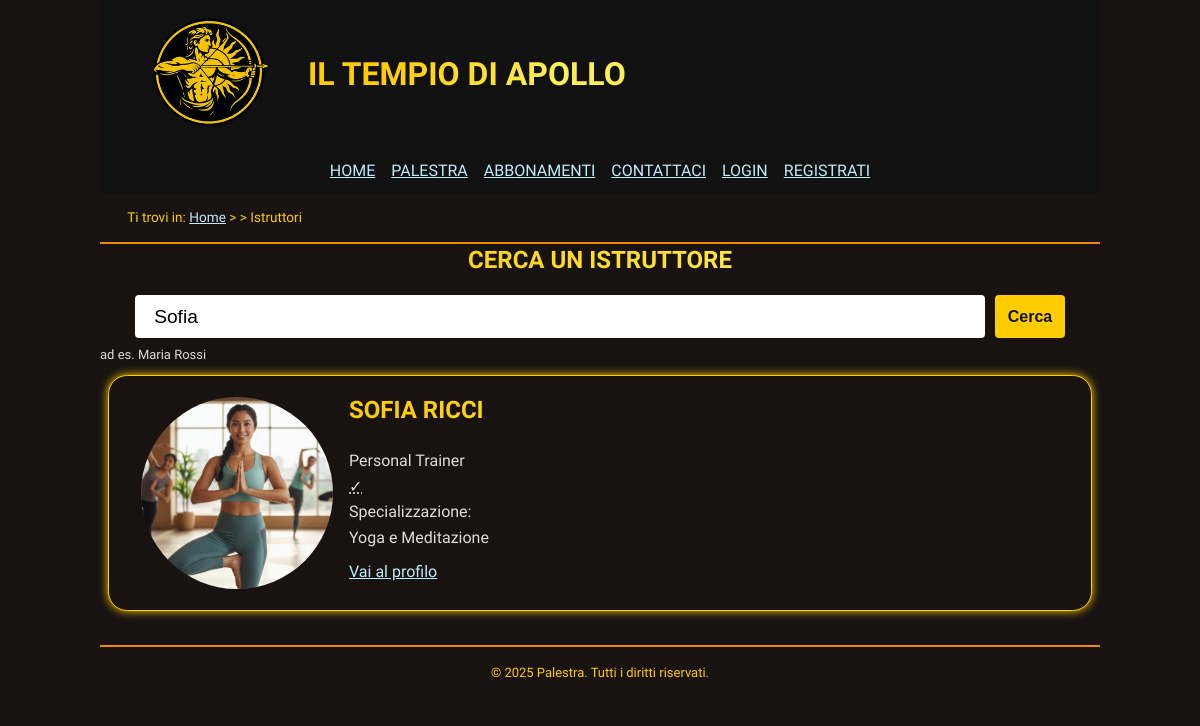
The app's page /html/cerca-istruttore.php?nome=Sofia with its own data.
### tables this page shows
CREATE TABLE Utente (
    id_utente SERIAL PRIMARY KEY,
    nome VARCHAR(100) NOT NULL,
    cognome VARCHAR(100) NOT NULL,
    email VARCHAR(100) UNIQUE NOT NULL,
    password_hash CHAR(60) NOT NULL 
);

CREATE TABLE Istruttore (
    id_utente BIGINT UNSIGNED PRIMARY KEY REFERENCES Utente(id_utente) ON DELETE CASCADE,
    specializzazione VARCHAR(100),
    qualifica VARCHAR(100),
    telefono VARCHAR(20),
    presentazione VARCHAR(255)
);

CREATE TABLE Personal_Trainer (
    id_istruttore BIGINT UNSIGNED PRIMARY KEY REFERENCES Istruttore(id_utente) ON DELETE CASCADE
);

### html/cerca-istruttore.php (the view, shortened to what this page needs)
<?php
include "../internal/db_connection.php";
include "../internal/header.php";
$internal = __DIR__ . "/../internal/cerca-istruttore/";
$top = file_get_contents($internal . "top.html");
$templateResult = file_get_contents($internal . "stack.html");
$bottom = file_get_contents($internal . "bottom.html");
$nome = '';
if (isset($_GET['nome'])) {
    $nome = $_GET['nome'];
    $nome = trim($nome);
}
$top = str_replace("[Valore Ricerca]", htmlspecialchars($nome), $top);
echo renderFromHtml($top);
$query = "SELECT *
    FROM Utente
    JOIN Istruttore ON Utente.id_utente = Istruttore.id_utente
    LEFT JOIN Personal_Trainer ON Utente.id_utente = Personal_Trainer.id_istruttore
    WHERE nome LIKE ?";
$stmt = $conn->prepare($query);
$param = "%" . $nome . "%";
$stmt->bind_param("s", $param);
$stmt->execute();
$result = $stmt->get_result();
while ($row = $result->fetch_array(MYSQLI_ASSOC)) {
    $output = $templateResult;
    $imageFile = $row['id_utente'];
    $isPt = $row['id_istruttore'] == null
        ? '<abbr title="no" aria-hidden="true">&cross;</abbr><span class="hidden">no</span>'
        : '<abbr title="si" aria-hidden="true">&check;</abbr><span class="hidden">si</span>';
    $output = str_replace("[Nome Istruttore]", $row['nome'] . ' ' . $row['cognome'], $output);
    $output = str_replace("[È PT]", $isPt, $output);
    $output = str_replace("[Specializzazione Istruttore]", $row['specializzazione'], $output);
    $output = str_replace("[Immagine Profilo]", $imageFile, $output);
    $output = str_replace("[ID Istruttore]", $row['id_utente'], $output);
    echo $output;
}
echo $bottom;

### html/css/style.css (style rules this page uses)
* { padding: 0; margin: 0; }
:root { --mainColorLight: #fe5; --mainColor: #fc0; --mainColorDark: #e80; --textColor: #ddd; --urlColor: #c0ebfb; --visitedUrlColor: #965cfd; --mainBackgroundColorDark: #111; --mainBackgroundColor: #181211; --mainBackgroundColorLight: #332; --headerGradient: linear-gradient(to right, var(--mainColor) 25%, var(--mainColorLight) 75%); }
html, body { font-size: 100%; font-family: "Lexend", "Roboto", sans-serif; line-height: 1.6em; }
body { color: var(--textColor); background-color: var(--mainBackgroundColor); max-width: 1000px; margin: auto; }
a:link { text-decoration: underline; color: var(--urlColor); }
a:link:has(.logo) { text-decoration: none; width: fit-content; display: inline; }
h1, h2, h3, h4, h5, h6 { font-weight: bold; background: var(--headerGradient); background-clip: text; color: transparent; -webkit-background-clip: text; -webkit-text-fill-color: transparent; text-shadow: none; }
h1, h2, h3 { text-align: center; text-transform: uppercase; padding: 0.2em 0.5em; }
strong { font-weight: normal; }
header { background-color: var(--mainBackgroundColorDark); }
footer { margin-top: 2em; padding: 1em; font-size: small; color: var(--mainColor); border-top: 2px solid var(--mainColorDark); text-align: center; }
header.intestazione { display: flex; flex-wrap: wrap; align-items: center; top: 0; position: sticky; z-index: 999; padding: 0.5em 2em; text-transform: uppercase; }
.intestazione .logo { width: 156px; box-sizing: border-box; display: inline; vertical-align: middle; padding: .2em .5em; }
.intestazione h1 { display: inline; width: fit-content; flex: 1 1 auto; }
#menu { display: flex; justify-content: space-around; margin: 0 auto; }
#menu ul { display: flex; flex-wrap: wrap; list-style: none; }
#menu li { margin: .2em .5em; }
#breadcrumb { color: var(--mainColor); padding: 0.8em 2em; font-size: 0.85em; border-bottom: 2px solid var(--mainColorDark); }
#breadcrumb>ol::before { content: "Ti trovi in: "; margin-right: .25em; }
#breadcrumb>ol { list-style: none; align-items: baseline; display: flex; }
#breadcrumb>ol>li+li::before { content: "> >"/ ""; margin-right: .25em; }
#breadcrumb>ol>li::after { content: ""; margin-right: .25em; }
.light-topic { border: 1px solid var(--mainColor); box-shadow: 0 0 10px var(--mainColor); background-color: var(--mainBackgroundColor); border-radius: 1.2em; margin: 0.5em; padding: 0.3em 1em; }
:root { --reviewImageSize: 10em; }
:root { --apollo-gradient: linear-gradient(135deg, #ffcc00 0%, #ff6a00 100%); --fire-gradient: linear-gradient(135deg, #ff4e50 0%, #f9d423 100%); --gold: #ffcc00; --orange: #ff6a00; --glow-gold: 0 0 20px rgba(255, 204, 0, 0.3); --shadow-card: 0 10px 30px rgba(0, 0, 0, 0.8); --radius: 12px; }
h2 { margin-top: 0.5em; margin-bottom: 0.5em; }
form { display: flex; flex-direction: column; gap: 1rem; }
input, textarea { padding: 0.6rem; font-size: 1rem; border-radius: 4px; border: none; }
.btn-invia { margin-top: 1rem; padding: 0.8rem; font-size: 1rem; font-weight: bold; background-color: var(--mainColor); color: var(--mainBackgroundColorDark); border: none; border-radius: 4px; cursor: pointer; align-self: flex-start; }
.dati-pt dt:not(:first-child)::after, .dati-risultato-short dt:not(:first-child)::after { content: ":"; }
.dati-risultato-short { padding: 0.5em; }
.img-pt-small { float: left; width: 15%; min-width: 192px; margin: 1em; border-radius: 50%; }
.dati-risultato-short dt, .presentazione-pt h2 { text-align: left; }
.barra-ricerca { padding: 0.2em 1em; margin-right: 1%; width: 85%; font-size: 1.2em; box-sizing: border-box; overflow: hidden; }
#form-ricerca-istruttore { gap: 0; }
#form-ricerca-istruttore div { margin: 1em 0 0.2em; justify-content: center; display: flex; }
#form-ricerca-istruttore button { margin-top: 0; }
.ricerca-esempio { font-size: small; display: block; }
ul#risultati-ricerca { list-style: none; display: flex; flex-direction: column; }
#risultati-ricerca h2 { text-align: left; }

### records on screen
utente: nome+cognome (picture), output "Personal Trainer Specializzazione Yoga e Meditazione Vai al profilo"

### other values on screen
$bottom "© 2025 Palestra. Tutti i diritti riservati."
